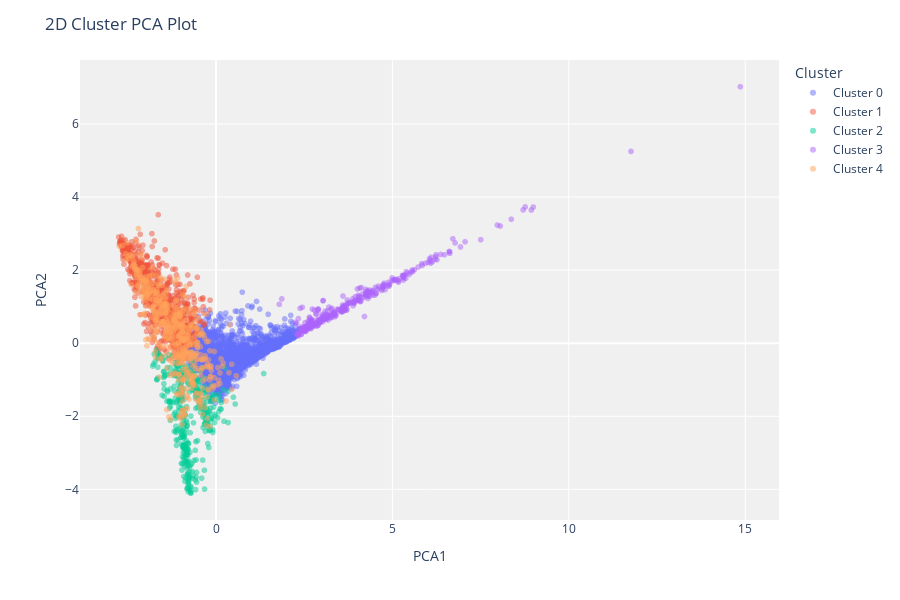

Source (notebook cell):
### Code cell
plot_model(kmeans2)

### Figure 1 — Plotly figure (JSON) as saved in the notebook; plotly's stock layout.template omitted (floating-point values rounded to 4 significant figures; data arrays with more than 128 entries replaced by an {"elided": "..."} marker saying what was removed)
{"data": [{"customdata": {"elided": "1979x1 float values"}, "hovertemplate": "Cluster=Cluster 0<br>PCA1=%{x}<br>PCA2=%{y}<br>Feature=%{customdata[0]}<extra></extra>", "legendgroup": "Cluster 0", "marker": {"color": "#636efa", "opacity": 0.5, "symbol": "circle"}, "mode": "markers", "name": "Cluster 0", "showlegend": true, "textposition": "top center", "type": "scattergl", "x": {"elided": "1979 float values"}, "xaxis": "x", "y": {"elided": "1979 float values"}, "yaxis": "y"}, {"customdata": {"elided": "857x1 float values"}, "hovertemplate": "Cluster=Cluster 1<br>PCA1=%{x}<br>PCA2=%{y}<br>Feature=%{customdata[0]}<extra></extra>", "legendgroup": "Cluster 1", "marker": {"color": "#EF553B", "opacity": 0.5, "symbol": "circle"}, "mode": "markers", "name": "Cluster 1", "showlegend": true, "textposition": "top center", "type": "scattergl", "x": {"elided": "857 float values"}, "xaxis": "x", "y": {"elided": "857 float values"}, "yaxis": "y"}, {"customdata": {"elided": "413x1 float values"}, "hovertemplate": "Cluster=Cluster 2<br>PCA1=%{x}<br>PCA2=%{y}<br>Feature=%{customdata[0]}<extra></extra>", "legendgroup": "Cluster 2", "marker": {"color": "#00cc96", "opacity": 0.5, "symbol": "circle"}, "mode": "markers", "name": "Cluster 2", "showlegend": true, "textposition": "top center", "type": "scattergl", "x": {"elided": "413 float values"}, "xaxis": "x", "y": {"elided": "413 float values"}, "yaxis": "y"}, {"customdata": {"elided": "319x1 float values"}, "hovertemplate": "Cluster=Cluster 3<br>PCA1=%{x}<br>PCA2=%{y}<br>Feature=%{customdata[0]}<extra></extra>", "legendgroup": "Cluster 3", "marker": {"color": "#ab63fa", "opacity": 0.5, "symbol": "circle"}, "mode": "markers", "name": "Cluster 3", "showlegend": true, "textposition": "top center", "type": "scattergl", "x": {"elided": "319 float values"}, "xaxis": "x", "y": {"elided": "319 float values"}, "yaxis": "y"}, {"customdata": {"elided": "507x1 float values"}, "hovertemplate": "Cluster=Cluster 4<br>PCA1=%{x}<br>PCA2=%{y}<br>Feature=%{customdata[0]}<extra></extra>", "legendgroup": "Cluster 4", "marker": {"color": "#FFA15A", "opacity": 0.5, "symbol": "circle"}, "mode": "markers", "name": "Cluster 4", "showlegend": true, "textposition": "top center", "type": "scattergl", "x": {"elided": "507 float values"}, "xaxis": "x", "y": {"elided": "507 float values"}, "yaxis": "y"}], "layout": {"height": 600, "legend": {"title": {"text": "Cluster"}, "tracegroupgap": 0}, "margin": {"t": 60}, "plot_bgcolor": "rgb(240,240,240)", "title": {"text": "2D Cluster PCA Plot"}, "xaxis": {"anchor": "y", "domain": [0, 1], "title": {"text": "PCA1"}}, "yaxis": {"anchor": "x", "domain": [0, 1], "title": {"text": "PCA2"}}}}
